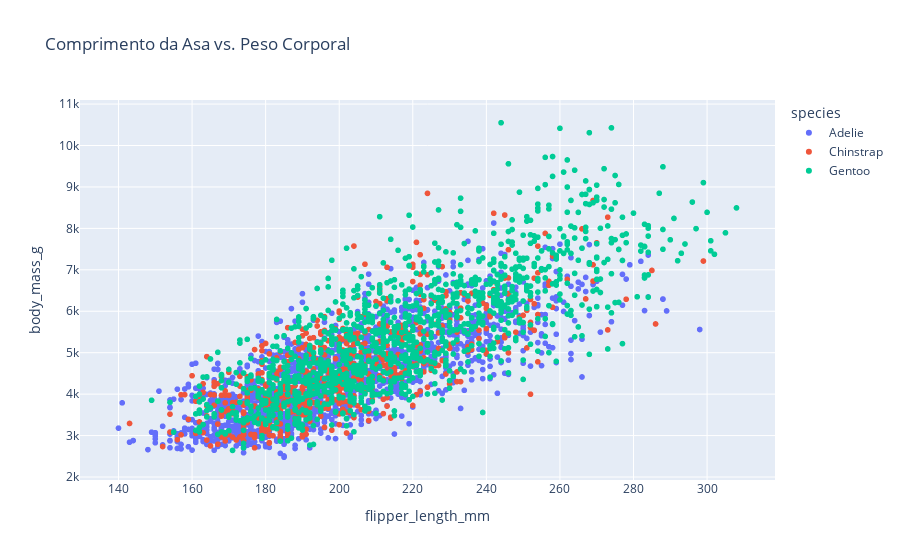

The notebook cell saved with this chart:
### Code cell
# Gráfico de dispersão para comprimento da asa vs. peso corporal
fig_scatter_flipper = px.scatter(dataset_penguins, x='flipper_length_mm', y='body_mass_g', color='species',
                                 title='Comprimento da Asa vs. Peso Corporal')
fig_scatter_flipper.show()

### Figure 1 — Plotly figure (JSON) as saved in the notebook; plotly's stock layout.template omitted (floating-point values rounded to 4 significant figures; data arrays with more than 128 entries replaced by an {"elided": "..."} marker saying what was removed)
{"data": [{"hovertemplate": "species=Adelie<br>flipper_length_mm=%{x}<br>body_mass_g=%{y}<extra></extra>", "legendgroup": "Adelie", "marker": {"color": "#636efa", "symbol": "circle"}, "mode": "markers", "name": "Adelie", "showlegend": true, "type": "scattergl", "x": {"elided": "1560 int values"}, "xaxis": "x", "y": {"elided": "1560 int values"}, "yaxis": "y"}, {"hovertemplate": "species=Chinstrap<br>flipper_length_mm=%{x}<br>body_mass_g=%{y}<extra></extra>", "legendgroup": "Chinstrap", "marker": {"color": "#EF553B", "symbol": "circle"}, "mode": "markers", "name": "Chinstrap", "showlegend": true, "type": "scattergl", "x": {"elided": "623 int values"}, "xaxis": "x", "y": {"elided": "623 int values"}, "yaxis": "y"}, {"hovertemplate": "species=Gentoo<br>flipper_length_mm=%{x}<br>body_mass_g=%{y}<extra></extra>", "legendgroup": "Gentoo", "marker": {"color": "#00cc96", "symbol": "circle"}, "mode": "markers", "name": "Gentoo", "showlegend": true, "type": "scattergl", "x": {"elided": "1247 int values"}, "xaxis": "x", "y": {"elided": "1247 int values"}, "yaxis": "y"}], "layout": {"autosize": true, "legend": {"title": {"text": "species"}, "tracegroupgap": 0}, "title": {"text": "Comprimento da Asa vs. Peso Corporal"}, "xaxis": {"anchor": "y", "autorange": true, "domain": [0, 1], "range": [129.8, 318.2], "title": {"text": "flipper_length_mm"}, "type": "linear"}, "yaxis": {"anchor": "x", "autorange": true, "domain": [0, 1], "range": [1811.0, 11220.0], "title": {"text": "body_mass_g"}, "type": "linear"}}}
